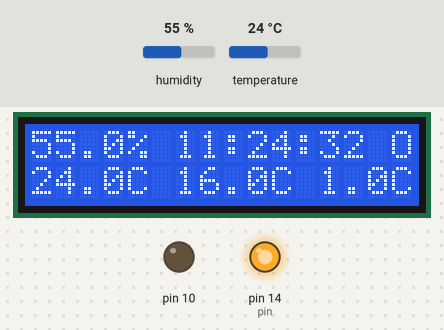
The sketch below on a simulated Arduino Uno, built with avr-gcc and run on an emulated ATmega328P. Shown: 16×2 character LCD, output pins drawn as LEDs (lit = HIGH). The test bench sets the inputs (shaded band); at power-on: temperature 24 °C, humidity 55 %. The local clock reads 2024-03-15 10:24:30 at power-on unless the sketch sets it; storage starts empty.

Above: at 2.6 s.
2.7 s: temperature set to 15.5 °C
At 6.8 s:
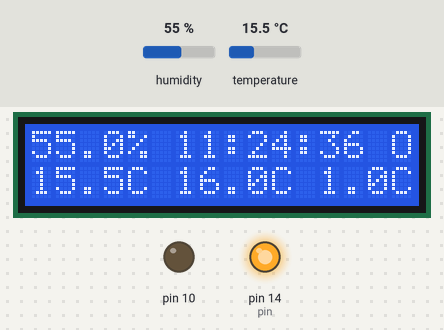
9.5 s: temperature set to 14.3 °C
At 13.5 s:
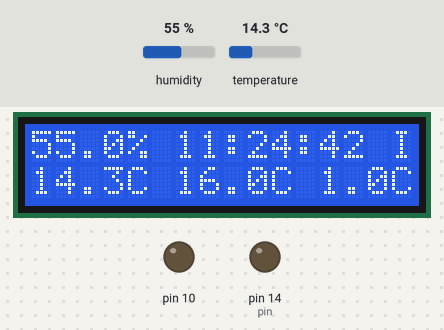
19.3 s: temperature set to 16.3 °C
At 22.6 s:
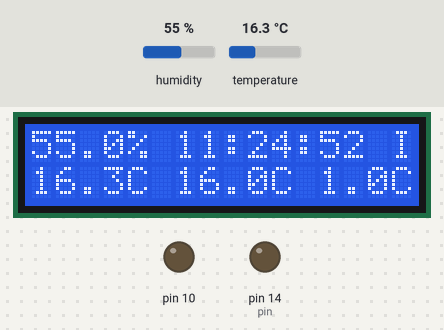
25.5 s: temperature set to 17.5 °C
At 27.2 s:
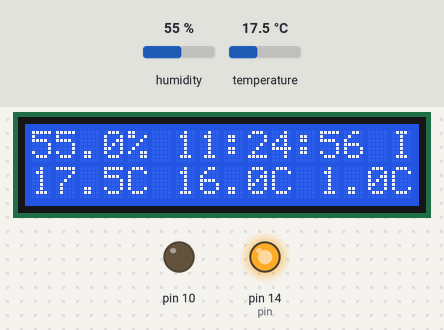
30.8 s: humidity set to 22 %
At 35.3 s:
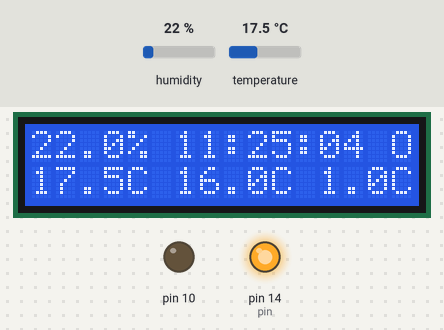
Timing chart, 0 to 36.8 s (numbered marks = the images above; inputs shaded):
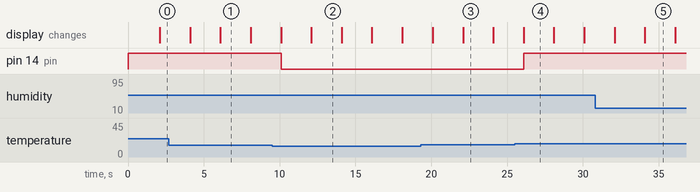

The sketch:

HVAC_DHT.ino
```cpp
#include <RTClib.h>
#include <Wire.h>
#include <LiquidCrystal.h>
#include "DHT.h"
#include <SPI.h>
#include <SD.h>

DHT dht(2, DHT22);
LiquidCrystal lcd(9, 8, 7, 6, 5, 4);
RTC_DS1307 rtc;

float heat_count = 0.0;
float chill_count = 0.0;
float non_count = 0.0;

float heat_last_count = 0.0;
float chill_last_count = 0.0;
float non_last_count = 0.0;

float heat_last = 0.0;
float chill_last = 0.0;
float non_last = 0.0;

float humidity = 0.0;
float temperature = 0.0;

int heat = 0;
int chill = 0;
int non = 0;

DateTime time;

String mainfilename = "";
String lastfilename = "";

unsigned int prevmillis = 0;

bool created = false;


//Settings
//float temps[24][2]; //Temperature;Var
unsigned int refresh = 2000; //min 2000
int time_zone = 1;
float offset = 0.0;
int mode = 1; //1-Heater 0-Chiller
int pin = 14; //A0 high on low

float temps[24][2] = {
  {17.0, 1.0}, //0:00
  {17.0, 1.0}, //1:00
  {17.0, 1.0}, //2:00
  {17.0, 1.0}, //3:00
  {17.0, 1.0}, //4:00
  {20.0, 0.2}, //5:00
  {20.0, 0.2}, //6:00
  {20.0, 0.2}, //7:00
  {16.0, 1.0}, //8:00
  {16.0, 1.0}, //9:00
  {16.0, 1.0}, //10:00
  {16.0, 1.0}, //11:00
  {16.0, 1.0}, //12:00
  {16.0, 1.0}, //13:00
  {16.0, 1.0}, //14:00
  {16.0, 1.0}, //15:00
  {16.0, 1.0}, //16:00
  {18.0, 0.5}, //17:00
  {18.0, 0.5}, //18:00
  {18.0, 0.5}, //19:00
  {18.0, 0.5}, //20:00
  {19.0, 0.5}, //21:00
  {19.0, 0.5}, //22:00
  {19.0, 0.5}, //23:00
};


String zero_app(String s) {
  if (s == 0) return "00";
  else if (s.length() < 2) return 0 + s;
  else return s;
}

void makeDirs() {
  String year_t = String(time.year());
  year_t.remove(0, 2);
  String date_str1 = String(time.day()) + "_" + String(time.month()) + "_" + year_t;
  String date_str2 = String(time.hour()) + "_" + String(time.minute());
  String dir = date_str1 + "/" + date_str2;
  if (!SD.exists(dir)) {
    SD.mkdir(dir);
    mainfilename = dir + "/LOG.CSV";
    lastfilename = dir + "/RUNS.CSV";
  }
}

float getTemp() {
  return temps[time.hour()][0];
}

float getVar() {
  return temps[time.hour()][1];
}

void error(String dev) {
  digitalWrite(pin, HIGH);
  lcd.clear();
  lcd.print(dev);
  lcd.print(" ERROR");
  while (1);
}

void updateLast() {
  File lastfile = SD.open(lastfilename, FILE_WRITE);
  if (lastfile) {
    lastfile.print(heat_last);
    lastfile.print(";");
    lastfile.print(non_last);
    lastfile.print(";");
    lastfile.println(chill_last);
    lastfile.close();
  }
  else {
    error("LAST");
  }
}

void updatetime() {
  time = rtc.now();
  if (time.unixtime() > pow(2, 31)) {
    error("RTC READ");
  }
  time = time + TimeSpan(time_zone * 3600);
}

void setup() {
  pinMode(pin, OUTPUT);
  pinMode(10, OUTPUT);
  digitalWrite(pin, HIGH);

  Serial.begin(9600);
  lcd.begin(16, 2); //RS-9,E-8,D4-7,D5-6,D6-5,D7-4
  dht.begin();
  if (!rtc.begin()) { //SCL-A5 , SDA-A4
    error("RTC INIT");
  }
  if (!rtc.isrunning()) {
    error("RTC RUN");
  }
  if (!SD.begin(10)) { //CS-10, CLK-13, MISO-12, MOSI-11
    error("SD");
  }

  updatetime();
  makeDirs();
}

void loop() {
  if (millis() - prevmillis >= refresh) {
    prevmillis = millis();

    humidity = dht.readHumidity();
    temperature = dht.readTemperature();

    if (isnan(humidity) || isnan(temperature)) {
      error("DHT");
    }

    temperature += offset;
    updatetime();

    if (time.hour() == 0) { //New file on day
      if (!created) {
        makeDirs();
        created = true;
      }
    }
    else {
      created = false;
    }

    File mainfile = SD.open(mainfilename, FILE_WRITE);
    if (mainfile) {
      mainfile.print(time.year());
      mainfile.print("-");
      mainfile.print(zero_app(String(time.month())));
      mainfile.print("-");
      mainfile.print(zero_app(String(time.day())));
      mainfile.print(";");
      mainfile.print(zero_app(String(time.hour())));
      mainfile.print(":");
      mainfile.print(zero_app(String(time.minute())));
      mainfile.print(":");
      mainfile.print(zero_app(String(time.second())));
      mainfile.print(";");
      mainfile.print(humidity);
      mainfile.print(";");
      mainfile.print(temperature);
      mainfile.print(";");
      mainfile.print(getTemp());
      mainfile.print(";");
      mainfile.print(heat_count);
      mainfile.print(";");
      mainfile.print(non_count);
      mainfile.print(";");
      mainfile.println(chill_count);
      mainfile.close();
    }
    else {
      error("LOG");
    }

    lcd.begin(16, 2);
    lcd.clear();
    lcd.print(String(humidity, 1));
    lcd.print("% ");
    lcd.print(zero_app(String(time.hour())));
    lcd.print(":");
    lcd.print(zero_app(String(time.minute())));
    lcd.print(":");
    lcd.print(zero_app(String(time.second())));
    if (heat || chill) {
      lcd.print(" I");
    }
    else lcd.print(" O");
    lcd.setCursor(0, 2);
    lcd.print(String(temperature, 1));
    lcd.print("C ");
    lcd.print(String(getTemp(), 1));
    lcd.print("C ");
    lcd.print(String(getVar(), 1));
    lcd.print("C ");


    if (digitalRead(pin) == LOW) {
      if (mode) {
        if (temperature >= getTemp() + getVar()) {
          heat = 0;
          chill = 0;
          non = 1;
        }
        else {
          heat = 1;
          chill = 0;
          non = 0;
        }
      }
      else {
        if (temperature <= getTemp() - getVar()) {
          heat = 0;
          chill = 0;
          non = 1;
        }
        else {
          heat = 0;
          chill = 1;
          non = 0;
        }
      }
    }

    if (digitalRead(pin) == HIGH) {
      if (mode) {
        if (temperature <= getTemp() - getVar()) {
          heat = 1;
          chill = 0;
          non = 0;
        }
        else {
          heat = 0;
          chill = 0;
          non = 1;
        }
      }
      else {
        if (temperature >= getTemp() + getVar()) {
          heat = 0;
          chill = 1;
          non = 0;
        }
        else {
          heat = 0;
          chill = 0;
          non = 1;
        }
      }
    }


    if (heat == 0 && heat_last_count > 0) {
      heat_last = heat_last_count;
      heat_last_count = 0;
      updateLast();
    }
    else {
      heat_last_count += heat * refresh / 1000.0;
    }

    if (chill == 0 && chill_last_count > 0) {
      chill_last = chill_last_count;
      chill_last_count = 0;
      updateLast();
    }
    else {
      chill_last_count += chill * refresh / 1000.0;
    }

    if (non == 0 && non_last_count > 0) {
      non_last = non_last_count;
      non_last_count = 0;
      updateLast();
    }
    else {
      non_last_count += non * refresh / 1000.0;
    }


    heat_count += heat * refresh / 1000.0;
    chill_count += chill * refresh / 1000.0;
    non_count += non * refresh / 1000.0;


    if (mode) {
      digitalWrite(pin, !heat);
    }
    else {
      digitalWrite(pin, !chill);
    }

  }
}
```

Measured:
- the behaviour switches between 15.1 and 15 °C on temperature (found by bisection; images 1 and 2)
- the behaviour switches between 16.9 and 17 °C on temperature (found by bisection; images 3 and 4)
- after the input at 9.5 s, pin 14 (pin): HIGH → LOW after 0.61 s
- after the input at 25.5 s, pin 14 (pin): LOW → HIGH after 0.61 s
- what the display in image 2 shows lasts 2.0 s, from 12.1 s to 14.1 s
